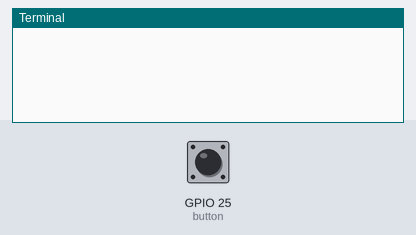
Simulated run of this program. Board: Raspberry Pi (BCM pin numbers). Shown: the last lines printed to the terminal. The test bench sets the inputs (shaded band); at power-on: GPIO 25 (button) HIGH.

Above: at 1.2 s.
1.3 s: GPIO 25 (button) pulled LOW for 0.15 s
At 1.43 s:
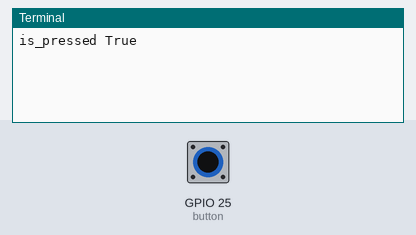
At 2.3 s:
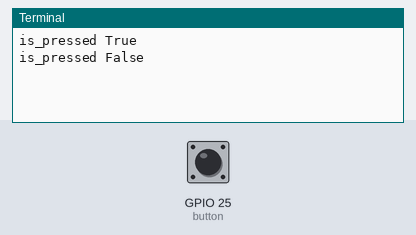

The program:

test.py
```python
from gpiozero import Button
from signal import pause

button = Button(25)

def printPressedState():
  global button
  print('is_pressed ' + str(button.is_pressed))

button.when_pressed = printPressedState
button.when_released = printPressedState

pause()
```

Measured:
- after the input at 1.3 s, the terminal: prints a new line at once (image 1)
